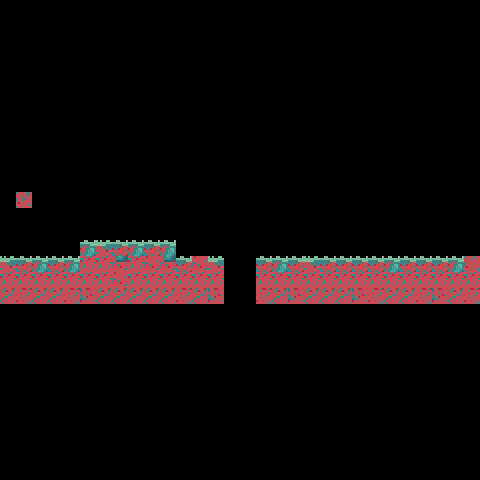

The image is a tile-based game level rendered from a .tmx file. Its description and complete source (layers, tilesets, objects, tile grids) follow:
An orthogonal 30x30 tile map with 16x16 px tiles, 1 tile layer (Kachelebene 1) and 10 objects.

<map version="1.0" tiledversion="1.0.2" orientation="orthogonal" renderorder="right-down" width="30" height="30" tilewidth="16" tileheight="16" nextobjectid="1">
 <tileset firstgid="1" name="Dirt_red_basic" tilewidth="16" tileheight="16" tilecount="12" columns="3">
  <image source="../Assets/Tiles/Pyxel/Tiles_red_dirt.png" width="48" height="64" />
  <tile id="0">
   <objectgroup draworder="index">
    <object id="13" x="0" y="0" width="16" height="16" />
   </objectgroup>
  </tile>
  <tile id="1">
   <objectgroup draworder="index">
    <object id="1" x="0" y="0" width="16" height="16" />
   </objectgroup>
  </tile>
  <tile id="2">
   <objectgroup draworder="index">
    <object id="1" x="0" y="0" width="16" height="16" />
   </objectgroup>
  </tile>
  <tile id="3">
   <objectgroup draworder="index">
    <object id="1" x="0" y="0" width="16" height="16" />
   </objectgroup>
  </tile>
  <tile id="4">
   <objectgroup draworder="index">
    <object id="1" x="0" y="0" width="16" height="16" />
   </objectgroup>
  </tile>
  <tile id="5">
   <objectgroup draworder="index">
    <object id="1" x="0" y="0" width="16" height="16" />
   </objectgroup>
  </tile>
  <tile id="6">
   <objectgroup draworder="index">
    <object id="1" x="0" y="0" width="16" height="16" />
   </objectgroup>
  </tile>
  <tile id="7">
   <objectgroup draworder="index">
    <object id="1" x="0" y="0" width="16" height="16" />
   </objectgroup>
  </tile>
  <tile id="8">
   <objectgroup draworder="index">
    <object id="1" x="0" y="0" width="16" height="16" />
   </objectgroup>
  </tile>
  <tile id="9">
   <objectgroup draworder="index">
    <object id="1" x="0" y="0" width="16" height="16" />
   </objectgroup>
  </tile>
 </tileset>
 <layer name="Kachelebene 1" width="30" height="30">
  <data encoding="csv">
0,0,0,0,0,0,0,0,0,0,0,0,0,0,0,0,0,0,0,0,0,0,0,0,0,0,0,0,0,0,
0,0,0,0,0,0,0,0,0,0,0,0,0,0,0,0,0,0,0,0,0,0,0,0,0,0,0,0,0,0,
0,0,0,0,0,0,0,0,0,0,0,0,0,0,0,0,0,0,0,0,0,0,0,0,0,0,0,0,0,0,
0,0,0,0,0,0,0,0,0,0,0,0,0,0,0,0,0,0,0,0,0,0,0,0,0,0,0,0,0,0,
0,0,0,0,0,0,0,0,0,0,0,0,0,0,0,0,0,0,0,0,0,0,0,0,0,0,0,0,0,0,
0,0,0,0,0,0,0,0,0,0,0,0,0,0,0,0,0,0,0,0,0,0,0,0,0,0,0,0,0,0,
0,0,0,0,0,0,0,0,0,0,0,0,0,0,0,0,0,0,0,0,0,0,0,0,0,0,0,0,0,0,
0,0,0,0,0,0,0,0,0,0,0,0,0,0,0,0,0,0,0,0,0,0,0,0,0,0,0,0,0,0,
0,0,0,0,0,0,0,0,0,0,0,0,0,0,0,0,0,0,0,0,0,0,0,0,0,0,0,0,0,0,
0,0,0,0,0,0,0,0,0,0,0,0,0,0,0,0,0,0,0,0,0,0,0,0,0,0,0,0,0,0,
0,0,0,0,0,0,0,0,0,0,0,0,0,0,0,0,0,0,0,0,0,0,0,0,0,0,0,0,0,0,
0,0,0,0,0,0,0,0,0,0,0,0,0,0,0,0,0,0,0,0,0,0,0,0,0,0,0,0,0,0,
0,12,0,0,0,0,0,0,0,0,0,0,0,0,0,0,0,0,0,0,0,0,0,0,0,0,0,0,0,0,
0,0,0,0,0,0,0,0,0,0,0,0,0,0,0,0,0,0,0,0,0,0,0,0,0,0,0,0,0,0,
0,0,0,0,0,0,0,0,0,0,0,0,0,0,0,0,0,0,0,0,0,0,0,0,0,0,0,0,0,0,
0,0,0,0,0,3,2,1,3,1,3,0,0,0,0,0,0,0,0,0,0,0,0,0,0,0,0,0,0,0,
2,1,3,1,3,5,5,6,5,4,6,1,4,2,0,0,1,3,1,2,1,1,1,1,3,1,1,1,3,10,
5,5,5,5,5,5,5,4,5,5,5,5,5,5,0,0,5,5,5,5,5,5,5,5,5,5,5,5,5,5,
8,7,8,8,7,9,8,8,8,8,8,7,8,9,0,0,7,8,9,8,8,8,9,7,8,8,7,9,8,7,
0,0,0,0,0,0,0,0,0,0,0,0,0,0,0,0,0,0,0,0,0,0,0,0,0,0,0,0,0,0,
0,0,0,0,0,0,0,0,0,0,0,0,0,0,0,0,0,0,0,0,0,0,0,0,0,0,0,0,0,0,
0,0,0,0,0,0,0,0,0,0,0,0,0,0,0,0,0,0,0,0,0,0,0,0,0,0,0,0,0,0,
0,0,0,0,0,0,0,0,0,0,0,0,0,0,0,0,0,0,0,0,0,0,0,0,0,0,0,0,0,0,
0,0,0,0,0,0,0,0,0,0,0,0,0,0,0,0,0,0,0,0,0,0,0,0,0,0,0,0,0,0,
0,0,0,0,0,0,0,0,0,0,0,0,0,0,0,0,0,0,0,0,0,0,0,0,0,0,0,0,0,0,
0,0,0,0,0,0,0,0,0,0,0,0,0,0,0,0,0,0,0,0,0,0,0,0,0,0,0,0,0,0,
0,0,0,0,0,0,0,0,0,0,0,0,0,0,0,0,0,0,0,0,0,0,0,0,0,0,0,0,0,0,
0,0,0,0,0,0,0,0,0,0,0,0,0,0,0,0,0,0,0,0,0,0,0,0,0,0,0,0,0,0,
0,0,0,0,0,0,0,0,0,0,0,0,0,0,0,0,0,0,0,0,0,0,0,0,0,0,0,0,0,0,
0,0,0,0,0,0,0,0,0,0,0,0,0,0,0,0,0,0,0,0,0,0,0,0,0,0,0,0,0,0
</data>
 </layer>
</map>